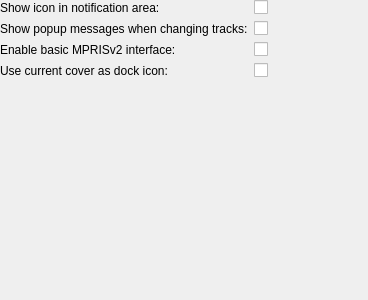
<?xml version="1.0" encoding="UTF-8"?>
<ui version="4.0">
 <class>ExternalSettings</class>
 <widget class="QWidget" name="ExternalSettings">
  <property name="geometry">
   <rect>
    <x>0</x>
    <y>0</y>
    <width>368</width>
    <height>300</height>
   </rect>
  </property>
  <property name="windowTitle">
   <string>Form</string>
  </property>
  <layout class="QFormLayout" name="formLayout">
   <property name="fieldGrowthPolicy">
    <enum>QFormLayout::ExpandingFieldsGrow</enum>
   </property>
   <property name="margin">
    <number>0</number>
   </property>
   <item row="0" column="0">
    <widget class="BuddyLabel" name="label_4">
     <property name="text">
      <string>Show icon in notification area:</string>
     </property>
     <property name="buddy">
      <cstring>systemTrayCheckBox</cstring>
     </property>
    </widget>
   </item>
   <item row="0" column="1">
    <widget class="QCheckBox" name="systemTrayCheckBox">
     <property name="enabled">
      <bool>true</bool>
     </property>
     <property name="text">
      <string/>
     </property>
    </widget>
   </item>
   <item row="1" column="0">
    <widget class="BuddyLabel" name="label_5">
     <property name="text">
      <string>Show popup messages when changing tracks:</string>
     </property>
     <property name="buddy">
      <cstring>systemTrayPopup</cstring>
     </property>
    </widget>
   </item>
   <item row="1" column="1">
    <widget class="QCheckBox" name="systemTrayPopup">
     <property name="text">
      <string/>
     </property>
    </widget>
   </item>
   <item row="2" column="0">
    <widget class="BuddyLabel" name="mprisLabel">
     <property name="text">
      <string>Enable basic MPRISv2 interface:</string>
     </property>
     <property name="buddy">
      <cstring>mpris</cstring>
     </property>
    </widget>
   </item>
   <item row="2" column="1">
    <widget class="QCheckBox" name="mpris">
     <property name="text">
      <string/>
     </property>
    </widget>
   </item>
   <item row="3" column="0">
    <widget class="BuddyLabel" name="dockManagerLabel">
     <property name="text">
      <string>Use current cover as dock icon:</string>
     </property>
     <property name="buddy">
      <cstring>dockManager</cstring>
     </property>
    </widget>
   </item>
   <item row="3" column="1">
    <widget class="QCheckBox" name="dockManager">
     <property name="text">
      <string/>
     </property>
    </widget>
   </item>
  </layout>
 </widget>
 <customwidgets>
  <customwidget>
   <class>BuddyLabel</class>
   <extends>QLabel</extends>
   <header>buddylabel.h</header>
  </customwidget>
 </customwidgets>
 <tabstops>
  <tabstop>systemTrayCheckBox</tabstop>
  <tabstop>systemTrayPopup</tabstop>
  <tabstop>mpris</tabstop>
  <tabstop>dockManager</tabstop>
 </tabstops>
 <resources/>
 <connections/>
</ui>
